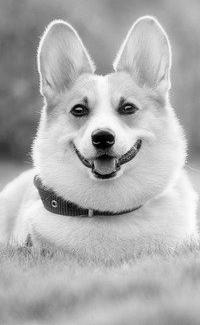
#> input picture 7.EdgeDetection/dog_grayscaled.jpg, 200 x 325 px
$ python main.py
#> lines starting #> are read from the running program, lines starting #| are printed output that depends on the picture; after the words box and inside, x2 and y2 are one past the last pixel; in counts of white or black regions, pixels touching at a corner belong together
import cv2
import numpy as np
from PIL import Image


def get_image(path):
#> called with path = 'dog_grayscaled.jpg'
    return Image.open(path).convert("L")


def convert_pixels_array_to_image(pixels):
    return Image.fromarray(pixels)


def get_image_pixels_array(image):
    return np.array(image)


def get_edges(image):
    image_pixels = get_image_pixels_array(image)
    edges = cv2.Canny(image_pixels, threshold1=100, threshold2=180)
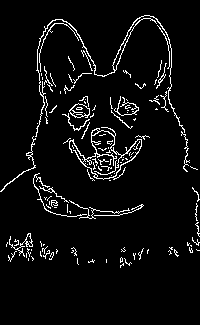
#> edges: shape (325, 200); 5.2% white in thin lines or dots, all inside (x1, y1, x2, y2) = (0, 15, 200, 268)
    return convert_pixels_array_to_image(edges)


image = get_image("dog_grayscaled.jpg")
edges = get_edges(image)

edges.save("dog_grayscaled_edges.jpg")
